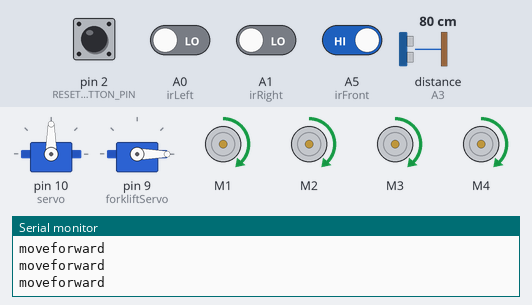
The sketch below on a simulated Arduino Uno, built with avr-gcc and run on an emulated ATmega328P. Parts: 2 × servo, 4 × DC motor (green arrow = forward, orange = backward, longer = faster), the last lines printed to the serial monitor. Inputs (shaded band) come from the test bench; at power-on: A5 (irFront), pin 2 (RESET_BUTTON_PIN) HIGH, A0 (irLeft), A1 (irRight) LOW, distance to the obstacle (sensor on A3) 80 cm. The echo pulse lasts 58.3 µs per cm.

Above: at 6.2 s.
6.3 s: distance to the obstacle (sensor on A3) set to 23 cm
9.3 s: distance to the obstacle (sensor on A3) set to 18 cm
At 12.1 s:
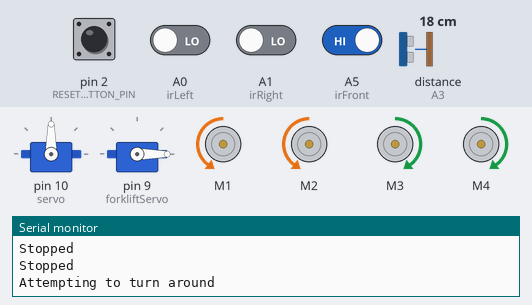
12.3 s: A0 (irLeft) driven HIGH
15.3 s: A1 (irRight) driven HIGH
At 18.1 s:
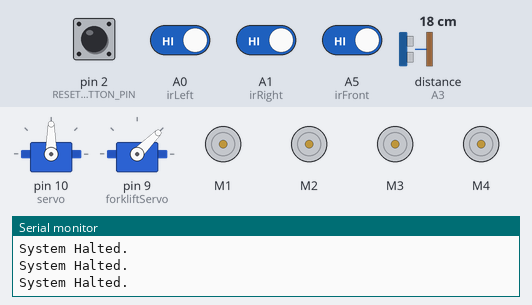
18.3 s: pin 2 (RESET_BUTTON_PIN) pulled LOW for 0.15 s
At 19.6 s:
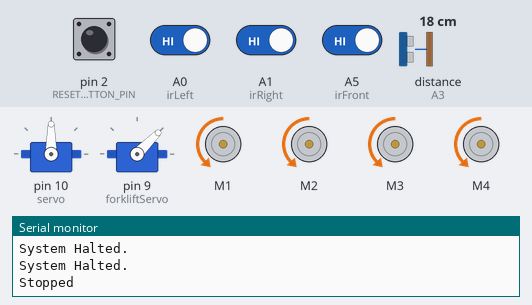
21.4 s: pin 2 (RESET_BUTTON_PIN) pulled LOW for 1 s
At 24.0 s:
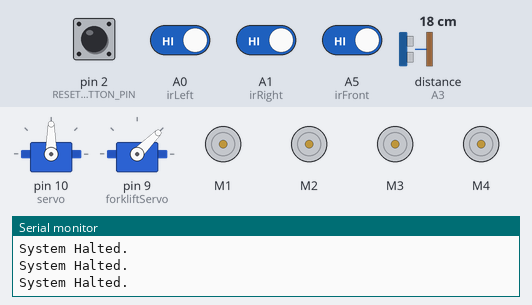
Timing chart, 0 to 25.5 s (numbered marks = the images above; inputs shaded):
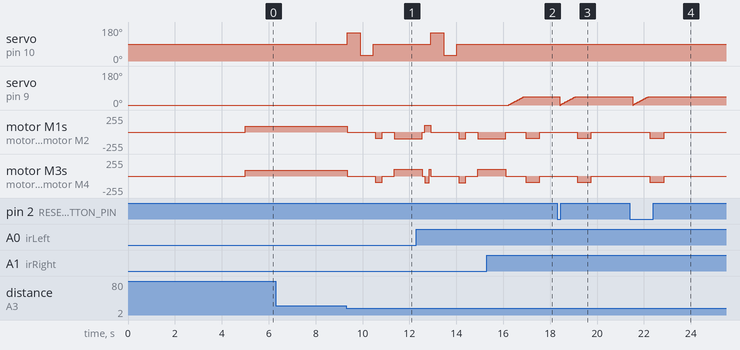

Measured:
- the behaviour switches between 21 and 20 cm on distance to the obstacle (sensor on A3) (found by bisection; images 0 and 1)
- after the input at 9.3 s, servo on pin 10 (servo): 90° → 150° after 0.05 s, → 30° 0.55 s later, → 90° 0.55 s later; motor M1: forward 90/255 → stopped after 0.05 s, → backward 90/255 1.2 s later, → stopped 0.30 s later, → backward 100/255 0.50 s later
- after the input at 15.3 s, servo on pin 10 (servo): stays 90° (without the input it goes to 150° after 1.2 s); servo on pin 9 (forkliftServo): moves from 0° to 45° over 0.66 s, starting after 0.93 s
- after the input at 18.3 s, motor M1–4: stopped → backward 90/255 after 0.86 s, → stopped 0.60 s later
- after the input at 21.4 s, motor M1–4: stopped → backward 90/255 after 0.86 s, → stopped 0.60 s later

The sketch:

AGV.ino
```cpp
#include <NewPing.h>       // Includes the NewPing library for ultrasonic sensors.
#include <Servo.h>         // Includes the Servo library to control servo motors.
#include <AFMotor.h>       // Includes the Adafruit Motor Shield library to control DC motors.

// Definitions for ultrasonic sensor pins and maximum distance.
#define TRIGGER_PIN A2
#define ECHO_PIN A3
#define MAX_DISTANCE 50

// Definitions for infrared sensor pins.
#define irLeft A0
#define irRight A1
#define irFront A5

// Definition for the digital pin connected to the reset button.
#define RESET_BUTTON_PIN 2

// Create servo objects for ultrasonic sensor and forklift mechanism.
Servo servo;
Servo forkliftServo;
// Initialize ultrasonic sensor with defined pins and maximum distance.
NewPing sonar(TRIGGER_PIN, ECHO_PIN, MAX_DISTANCE);

// Initialize four motors using Adafruit Motor Shield.
AF_DCMotor motor1(1, MOTOR12_1KHZ);
AF_DCMotor motor2(2, MOTOR12_1KHZ);
AF_DCMotor motor3(3, MOTOR34_1KHZ);
AF_DCMotor motor4(4, MOTOR34_1KHZ);

// Global variables to store distances and object detection flag.
int leftDistance = 0;
int rightDistance = 0;
boolean object;

void setup() {
  delay(5000); // Delays the start of setup by 5 seconds.
  Serial.begin(9600); // Starts serial communication at 9600 baud rate.
  // Sets infrared sensor pins as inputs.
  pinMode(irLeft, INPUT);
  pinMode(irRight, INPUT);
  pinMode(irFront, INPUT);
  // Initialize the reset button pin as an input with pull-up resistor.
  pinMode(RESET_BUTTON_PIN, INPUT_PULLUP);

  servo.attach(10); // Connects the ultrasonic sensor's servo to pin 10.
  forkliftServo.attach(9); // Connects the forklift servo to pin 9.
  // Initial positions for servos.
  servo.write(90);
  forkliftServo.write(0);

  // Sets an initial speed for all motors.
  motor1.setSpeed(90);
  motor2.setSpeed(90);
  motor3.setSpeed(90);
  motor4.setSpeed(90);
}

// Stops all motors and prints "Stopped" to the serial monitor.
void Stop() {
  motor1.run(RELEASE);
  motor2.run(RELEASE);
  motor3.run(RELEASE);
  motor4.run(RELEASE);
  Serial.println("Stopped");
}

// Function to raise the forklift by decreasing the servo angle.
void raiseForklift() {
  int currentAngle = 45;
  int targetAngle = 0;
  forkliftServo.write(currentAngle);
  delay(15);

  while (currentAngle > targetAngle) {
    currentAngle--;
    forkliftServo.write(currentAngle);
    delay(15);
  }
  delay(50);
}

// Function to lower the forklift by increasing the servo angle.
void lowerForklift() {
  int currentAngle = 0;
  int targetAngle = 45;
  forkliftServo.write(currentAngle);
  delay(15);

  while (currentAngle < targetAngle) {
    currentAngle++;
    forkliftServo.write(currentAngle);
    delay(15);
  }
  delay(50);
}

// Moves the vehicle forward for a short distance and then stops.
void moveForwardShort() {
  motor1.setSpeed(85);
  motor2.setSpeed(85);
  motor3.setSpeed(85);
  motor4.setSpeed(85);

  motor1.run(FORWARD);
  motor2.run(FORWARD);
  motor3.run(FORWARD);
  motor4.run(FORWARD);
  delay(600);

  Stop();
}

// Moves the vehicle backward for a short distance and then stops.
void moveBackwardShort() {
  motor1.setSpeed(90);
  motor2.setSpeed(90);
  motor3.setSpeed(90);
  motor4.setSpeed(90);

  motor1.run(BACKWARD);
  motor2.run(BACKWARD);
  motor3.run(BACKWARD);
  motor4.run(BACKWARD);
  delay(600);

  Stop();
}

// Retrieves the distance measurement from the ultrasonic sensor.
int getDistance() {
  delay(50);
  int cm = sonar.ping_cm();
  if (cm == 0) {
    cm = MAX_DISTANCE;
  }
  return cm;
}

// Rotates the ultrasonic sensor to the left to measure distance.
void lookLeft() {
  servo.write(150);
  delay(500);
  leftDistance = getDistance();
  servo.write(90);
  Serial.print("Left: ");
  Serial.println(leftDistance);
}

// Rotates the ultrasonic sensor to the right to measure distance.
void lookRight() {
  servo.write(30);
  delay(500);
  rightDistance = getDistance();
  servo.write(90);
  Serial.print("Right: ");
  Serial.println(rightDistance);
}

// Turns the vehicle around 180 degrees.
void turnAround() {
  Serial.println("Attempting to turn around");
  motor1.setSpeed(100);
  motor2.setSpeed(100);
  motor3.setSpeed(100);
  motor4.setSpeed(100);

  motor1.run(BACKWARD);
  motor2.run(BACKWARD);
  motor3.run(FORWARD);
  motor4.run(FORWARD);
  delay(1200);

  Stop();
  Serial.println("Turn completed");
}

// Moves the vehicle left by reversing the right motors and forwarding the left motors.
void moveLeft() {
  motor1.run(FORWARD);
  motor2.run(FORWARD);
  motor3.run(BACKWARD);
  motor4.run(BACKWARD);
}

// Moves the vehicle right by reversing the left motors and forwarding the right motors.
void moveRight() {
  motor1.run(BACKWARD);
  motor2.run(BACKWARD);
  motor3.run(FORWARD);
  motor4.run(FORWARD);
}

// Moves the vehicle forward by running all motors forward.
void moveForward() {
  motor1.run(FORWARD);
  motor2.run(FORWARD);
  motor3.run(FORWARD);
  motor4.run(FORWARD);
}

// Moves the vehicle backward by running all motors backward, then stops.
void moveBackward() {
  motor1.run(BACKWARD);
  motor2.run(BACKWARD);
  motor3.run(BACKWARD);
  motor4.run(BACKWARD);
  Serial.println("Backing Up");
  delay(300);
  Stop();
}

// Handles obstacle avoidance by stopping and choosing a direction based on sensor readings.
void objectAvoid() {
  int distance = getDistance();
  if (distance <= 20) {
    Stop();
    Serial.println("Obstacle Detected, Stopped");

    lookLeft();
    lookRight();
    delay(100);

    moveBackward();
    delay(500);
    Stop();

    if (rightDistance < 50 && leftDistance < 50) {
      turnAround();
    } else if (rightDistance >= leftDistance) {
      object = true;
      turn();  // Turn right
    } else {
      object = false;
      turn();  // Turn left
    }
    delay(100);
  } else {
    Serial.println("moveforward");
    moveForward();
  }
}

// Determines the turn direction based on object position and moves accordingly.
void turn() {
  if (object == false) {
    Serial.println("turn Right");
    moveLeft();
    delay(450);
    moveForward();
    delay(1000);
    moveRight();
    delay(500);
    if (digitalRead(irRight) == 1) {
      loop();
    } else {
      moveForward();
    }
  }
  else {
    Serial.println("turn left");
    moveRight();
    delay (450);
    moveForward();
    delay (1000);
    moveLeft();
    delay (500);
    if (digitalRead(irLeft) == 1) {
      loop();
    } else {
      moveForward();
    }
  }
}

// Control variable to enable or disable forklift operations.
bool isForkliftOperationEnabled = true;

// Manages forklift operations based on sensor input and system state.
void handleForkliftOperation() {
  if (!isForkliftOperationEnabled) return; // Check if operation is enabled

  if (digitalRead(irFront) == 0) {
    Stop();
    lowerForklift(); // Lower the forklift first
    moveForwardShort(); // Move forward a little bit
    raiseForklift(); // Raise the forklift
    delay(1000); // Wait for a bit after operation
    isForkliftOperationEnabled = false; // Deactivate operation after one execution
  } else {
    checkAndHandleSensors(); // Handle sensors
  }
}

// Enum to define different system states.
enum SystemState {
  NORMAL_OPERATION,
  HALT_OPERATION,
  FORKLIFT_LOWERED
};

SystemState systemState = NORMAL_OPERATION; // Initial system state.

// Checks and handles sensor input to determine vehicle movement and system state.
void checkAndHandleSensors() {
  if (systemState == HALT_OPERATION) {
    return; // Early exit if system is halted
  }

  int irLeftState = digitalRead(irLeft);
    int irRightState = digitalRead(irRight);

  if (irLeftState == 0 && irRightState == 0) {
    moveForward();
  }
  else if (irLeftState == 1 && irRightState == 0) {
    moveLeft();
    delay(200);
    moveForward();
  }
  else if (irLeftState == 0 && irRightState == 1) {
    moveRight();
    delay(200);
    moveForward();
  }
  else if (irLeftState == 1 && irRightState == 1) {
    Stop();
    if (systemState != FORKLIFT_LOWERED) {
      lowerForklift();
      moveBackwardShort();
      systemState = HALT_OPERATION; // Update state to halt further operations
    }
  }

  if (systemState == NORMAL_OPERATION) {
    objectAvoid();
  }
}

// Main loop that handles system operations continuously.
void loop() {
  checkResetButton(); // Handle reset button press

  if (systemState == HALT_OPERATION) {
    Serial.println("System Halted."); // Debug message
    return; // Stop further actions in this loop iteration
  }

  // Normal operation
  checkAndHandleSensors();
  if (systemState == NORMAL_OPERATION) {
    handleForkliftOperation();
  }
}

// Checks the state of the reset button and resets system state if pressed.
void checkResetButton() {
  if (digitalRead(RESET_BUTTON_PIN) == LOW) {
    isForkliftOperationEnabled = true;
    systemState = NORMAL_OPERATION; // Allow operations to continue
    delay(100); // Debounce delay
  }
}
```
